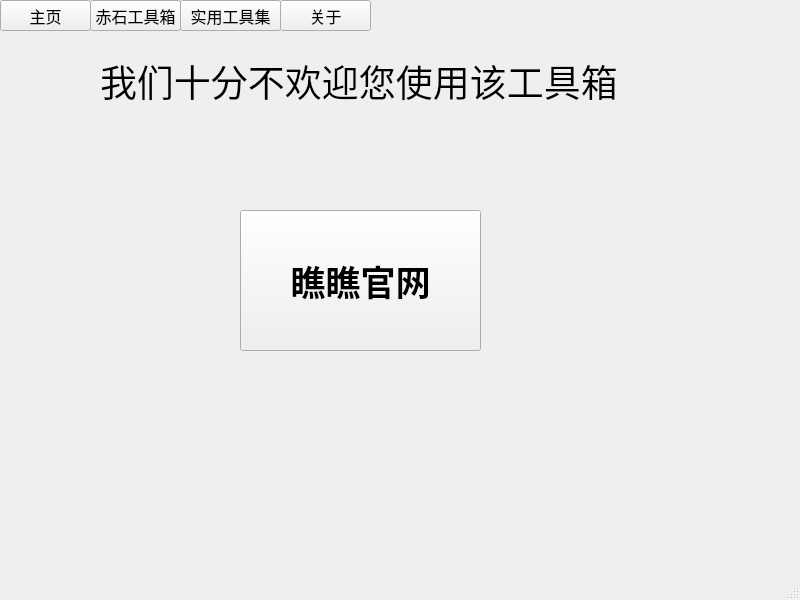
<?xml version="1.0" encoding="UTF-8"?>
<ui version="4.0">
 <class>MainWindow</class>
 <widget class="QMainWindow" name="MainWindow">
  <property name="geometry">
   <rect>
    <x>0</x>
    <y>0</y>
    <width>800</width>
    <height>600</height>
   </rect>
  </property>
  <property name="windowTitle">
   <string>赤石工具箱</string>
  </property>
  <widget class="QWidget" name="centralwidget">
   <widget class="QStackedWidget" name="stackedWidget">
    <property name="geometry">
     <rect>
      <x>0</x>
      <y>20</y>
      <width>801</width>
      <height>581</height>
     </rect>
    </property>
    <property name="currentIndex">
     <number>0</number>
    </property>
    <widget class="QWidget" name="zhuye">
     <widget class="QLabel" name="label">
      <property name="geometry">
       <rect>
        <x>100</x>
        <y>20</y>
        <width>651</width>
        <height>81</height>
       </rect>
      </property>
      <property name="font">
       <font>
        <family>Arial</family>
        <pointsize>28</pointsize>
       </font>
      </property>
      <property name="text">
       <string>我们十分不欢迎您使用该工具箱</string>
      </property>
     </widget>
     <widget class="QPushButton" name="web">
      <property name="geometry">
       <rect>
        <x>240</x>
        <y>190</y>
        <width>241</width>
        <height>141</height>
       </rect>
      </property>
      <property name="font">
       <font>
        <family>Arial</family>
        <pointsize>26</pointsize>
        <weight>75</weight>
        <bold>true</bold>
       </font>
      </property>
      <property name="styleSheet">
       <string notr="true">border-color: rgb(170, 0, 0);</string>
      </property>
      <property name="text">
       <string>瞧瞧官网</string>
      </property>
     </widget>
    </widget>
    <widget class="QWidget" name="chishi">
     <widget class="QPushButton" name="mulanshell">
      <property name="geometry">
       <rect>
        <x>-10</x>
        <y>50</y>
        <width>221</width>
        <height>101</height>
       </rect>
      </property>
      <property name="font">
       <font>
        <family>Minecraft AE</family>
        <pointsize>22</pointsize>
       </font>
      </property>
      <property name="cursor">
       <cursorShape>PointingHandCursor</cursorShape>
      </property>
      <property name="text">
       <string>伪装shell</string>
      </property>
     </widget>
     <widget class="QPushButton" name="waixinren">
      <property name="geometry">
       <rect>
        <x>0</x>
        <y>170</y>
        <width>221</width>
        <height>111</height>
       </rect>
      </property>
      <property name="font">
       <font>
        <family>Minecraft AE</family>
        <pointsize>22</pointsize>
       </font>
      </property>
      <property name="cursor">
       <cursorShape>PointingHandCursor</cursorShape>
      </property>
      <property name="text">
       <string>外星人聊天工具</string>
      </property>
     </widget>
     <widget class="QPushButton" name="dnyouxuanshuxueti">
      <property name="geometry">
       <rect>
        <x>0</x>
        <y>290</y>
        <width>221</width>
        <height>121</height>
       </rect>
      </property>
      <property name="font">
       <font>
        <family>Minecraft AE</family>
        <pointsize>22</pointsize>
       </font>
      </property>
      <property name="cursor">
       <cursorShape>PointingHandCursor</cursorShape>
      </property>
      <property name="text">
       <string>看片神器</string>
      </property>
     </widget>
     <widget class="QPushButton" name="dnyouxuanyuwenti">
      <property name="geometry">
       <rect>
        <x>0</x>
        <y>430</y>
        <width>221</width>
        <height>131</height>
       </rect>
      </property>
      <property name="font">
       <font>
        <family>Minecraft AE</family>
        <pointsize>22</pointsize>
       </font>
      </property>
      <property name="cursor">
       <cursorShape>PointingHandCursor</cursorShape>
      </property>
      <property name="text">
       <string>看片2.0</string>
      </property>
     </widget>
     <widget class="QPushButton" name="pushButton_5">
      <property name="geometry">
       <rect>
        <x>220</x>
        <y>50</y>
        <width>201</width>
        <height>101</height>
       </rect>
      </property>
      <property name="font">
       <font>
        <family>Minecraft AE</family>
        <pointsize>18</pointsize>
       </font>
      </property>
      <property name="cursor">
       <cursorShape>PointingHandCursor</cursorShape>
      </property>
      <property name="text">
       <string>TODAY'认清自己</string>
      </property>
     </widget>
    </widget>
    <widget class="QWidget" name="shiyong">
     <widget class="QLabel" name="label_3">
      <property name="geometry">
       <rect>
        <x>0</x>
        <y>80</y>
        <width>791</width>
        <height>491</height>
       </rect>
      </property>
      <property name="styleSheet">
       <string notr="true">border-image:url(:/meizuo/没做.ico)</string>
      </property>
      <property name="text">
       <string/>
      </property>
     </widget>
     <widget class="QLabel" name="label_4">
      <property name="geometry">
       <rect>
        <x>330</x>
        <y>20</y>
        <width>631</width>
        <height>51</height>
       </rect>
      </property>
      <property name="font">
       <font>
        <family>Arial</family>
        <pointsize>12</pointsize>
       </font>
      </property>
      <property name="text">
       <string>不会实用的</string>
      </property>
     </widget>
    </widget>
    <widget class="QWidget" name="about"/>
   </widget>
   <widget class="QPushButton" name="pushButton">
    <property name="geometry">
     <rect>
      <x>0</x>
      <y>0</y>
      <width>91</width>
      <height>31</height>
     </rect>
    </property>
    <property name="font">
     <font>
      <family>Minecraft AE</family>
      <pointsize>12</pointsize>
     </font>
    </property>
    <property name="text">
     <string>主页</string>
    </property>
   </widget>
   <widget class="QPushButton" name="pushButton_2">
    <property name="geometry">
     <rect>
      <x>90</x>
      <y>0</y>
      <width>91</width>
      <height>31</height>
     </rect>
    </property>
    <property name="font">
     <font>
      <family>Minecraft AE</family>
      <pointsize>12</pointsize>
     </font>
    </property>
    <property name="text">
     <string>赤石工具箱</string>
    </property>
   </widget>
   <widget class="QPushButton" name="pushButton_3">
    <property name="geometry">
     <rect>
      <x>180</x>
      <y>0</y>
      <width>101</width>
      <height>31</height>
     </rect>
    </property>
    <property name="font">
     <font>
      <family>Minecraft AE</family>
      <pointsize>12</pointsize>
     </font>
    </property>
    <property name="text">
     <string>实用工具集</string>
    </property>
   </widget>
   <widget class="QPushButton" name="pushButton_4">
    <property name="geometry">
     <rect>
      <x>280</x>
      <y>0</y>
      <width>91</width>
      <height>31</height>
     </rect>
    </property>
    <property name="font">
     <font>
      <family>Minecraft AE</family>
      <pointsize>12</pointsize>
     </font>
    </property>
    <property name="text">
     <string>关于</string>
    </property>
   </widget>
  </widget>
  <widget class="QStatusBar" name="statusbar"/>
 </widget>
 <resources>
  <include location="buzuo.qrc"/>
 </resources>
 <connections/>
</ui>
